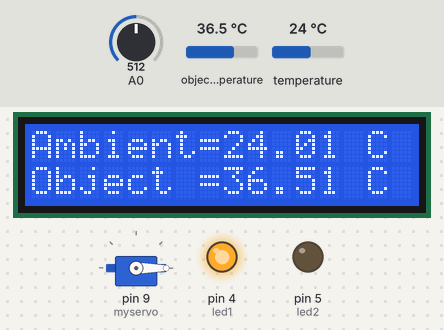
A sketch run on a simulated Arduino Uno, built with avr-gcc and run on an emulated ATmega328P. Shown: 16×2 character LCD, servo, output pins drawn as LEDs (lit = HIGH). The test bench sets the inputs (shaded band); at power-on: object temperature 36.5 °C, temperature 24 °C, A0 = 512. What the sketch prints to the serial monitor is not drawn.

Above: at 1.2 s.
1.3 s: object temperature set to 37.2 °C
At 7.3 s:
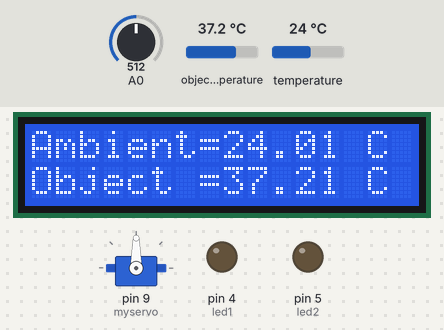
9.0 s: object temperature set to 37.7 °C
At 15.7 s:
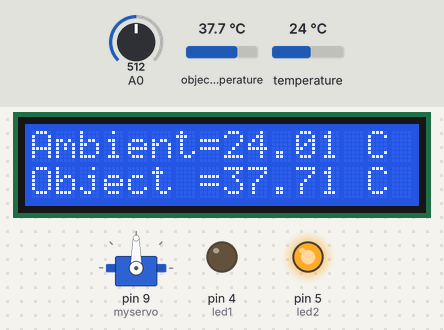
21.4 s: object temperature set to 20 °C
At 23.5 s:
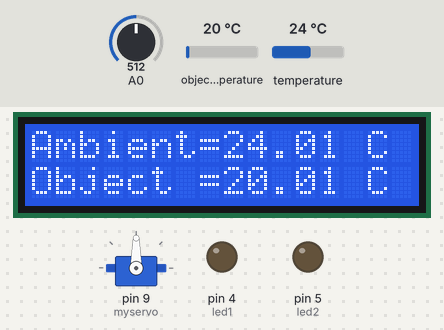
24.1 s: temperature set to 12 °C
At 24.9 s:
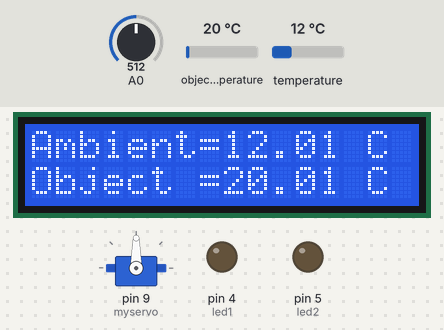
26.5 s: temperature set to 19 °C
At 28.9 s:
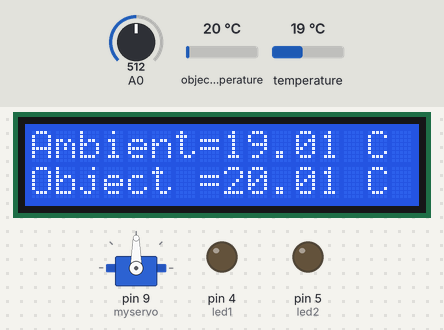
Timing chart, 0 to 30.1 s (numbered marks = the images above; inputs shaded):
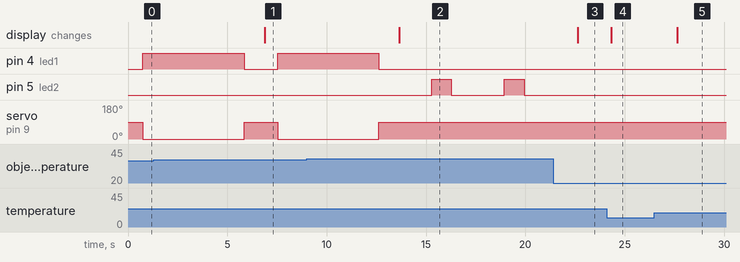

The sketch:

temp_lcd.ino
```cpp
#include <LiquidCrystal_I2C.h>
#include <Wire.h>
#include <Adafruit_MLX90614.h>
#include <Servo.h>

Servo myservo;
//LiquidCrystal_I2C lcd(0x27, 2, 1,0,4,5,6,7,3,POSITIVE);
LiquidCrystal_I2C lcd(0x27,20,4);
Adafruit_MLX90614 mlx = Adafruit_MLX90614();

 float tempa=0;
 float tempo=0;
 int led1 = 4 ;
 int led2 = 5 ;
void setup() {

   pinMode(led1, OUTPUT);
   pinMode(led2, OUTPUT);
  lcd.begin(16,2);
  lcd.backlight();
  myservo.attach(9);


  Serial.println("Adafruit MLX90614 test");
  Serial.begin(9600);
   mlx.begin();
  lcd.clear(); //Use it to clear the LCD Widget
 // lcd.print(0, 0, "Distance in cm");
}

void loop() {
   lcd.setCursor(0, 0);
  Serial.print("Ambient = "); Serial.print(mlx.readAmbientTempC());
  lcd.print("Ambient=");
   lcd.print(mlx.readAmbientTempC());
  lcd.print(" C");
   lcd.setCursor(0,1);
  Serial.print("*C\tObject = "); Serial.print(mlx.readObjectTempC()); Serial.println("*C");
   lcd.print("Object =");
  tempo=mlx.readObjectTempC();
   lcd.print(tempo);
    lcd.print(" C");
  Serial.print("Ambient = "); Serial.print(mlx.readAmbientTempF());
  Serial.print("*F\tObject = "); Serial.print(mlx.readObjectTempF()); Serial.println("*F");
  Serial.println();
  delay(500);

  int pos = 0;
  int po = 90 ;

  int sensorValue = analogRead(A0);
  Serial.println(sensorValue);
  delay(100);
  Serial.print("Ambient = ");
  Serial.print(mlx.readAmbientTempC());
  Serial.print("*C\tObject = ");
  Serial.print(mlx.readObjectTempC()); Serial.println("*C");
  //Serial.print("Ping: ");
  //Serial.print(sonar.ping_cm());
  //Serial.println("cm");

 if ((mlx.readObjectTempC() >= 33.5) && (mlx.readObjectTempC() <= 37.5)){
    Serial.println("อุณหภูมิ > 34.5   และ   <= 37.5 ")  ;
    Serial.println("color green ")  ;
   myservo.write(0);
      digitalWrite(led1, HIGH);
      digitalWrite(led2, LOW);
      delay(100);
      myservo.write(pos);

      delay(5000);
      myservo.write(po);
      digitalWrite(led1, LOW);
      digitalWrite(led2, LOW);
     }else if (mlx.readObjectTempC() >= 37.5){
       Serial.println("อุณหภูมิ >  37.5 ")  ;
       Serial.println("color red ")  ;
         myservo.write(po);
      delay(1000);

      digitalWrite(led1, LOW);
      digitalWrite(led2, HIGH);

      delay(1000);

      digitalWrite(led1, LOW);
      digitalWrite(led2, LOW);
     }
      else{
    Serial.println("อุณหภูมิอื่นๆ : ")  ;
    Serial.print(mlx.readObjectTempC());
    Serial.println("color red ")  ;

  }
   // myservo.write(pos);
    delay(1000);
  }
```

Measured:
- the behaviour switches between 37.4 and 37.5 °C on object temperature (found by bisection; images 1 and 2)
- after the input at 1.3 s, the display: changes after 5.6 s (image 1)
- after the input at 9.0 s, pin 4 (led1): goes on until 12.6 s, then stays LOW; pin 5 (led2): alternates HIGH for 1.0 s and LOW for 2.7 s, starting after 6.3 s; servo on pin 9 (myservo): goes on until 12.6 s, then stays 90°; the display: changes after 4.7 s (image 2)
- after the input at 21.4 s, pin 5 (led2): stays LOW (without the input it goes to HIGH after 1.2 s); the display: changes after 1.2 s (image 3)
- after the input at 24.1 s, the display: changes after 0.21 s (image 4)
- after the input at 26.5 s, the display: changes after 1.2 s (image 5)
